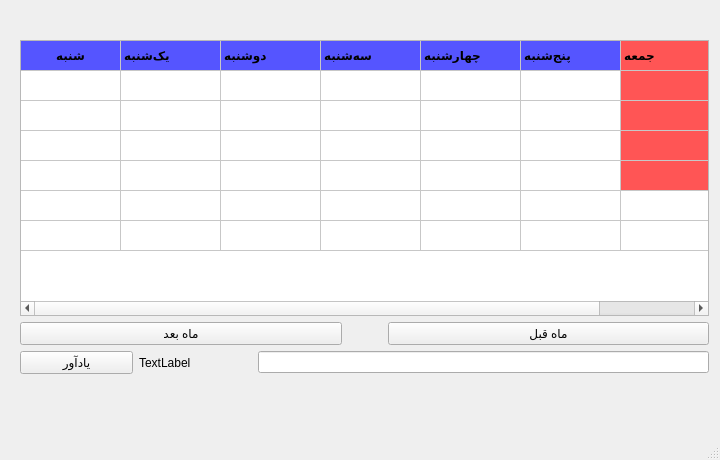
<?xml version="1.0" encoding="UTF-8"?>
<ui version="4.0">
 <class>Calendar</class>
 <widget class="QMainWindow" name="Calendar">
  <property name="geometry">
   <rect>
    <x>0</x>
    <y>0</y>
    <width>720</width>
    <height>460</height>
   </rect>
  </property>
  <property name="minimumSize">
   <size>
    <width>720</width>
    <height>460</height>
   </size>
  </property>
  <property name="maximumSize">
   <size>
    <width>720</width>
    <height>460</height>
   </size>
  </property>
  <property name="windowTitle">
   <string>Calendar</string>
  </property>
  <widget class="QWidget" name="centralWidget">
   <widget class="QWidget" name="verticalLayoutWidget">
    <property name="geometry">
     <rect>
      <x>9</x>
      <y>9</y>
      <width>711</width>
      <height>421</height>
     </rect>
    </property>
    <layout class="QVBoxLayout" name="verticalLayout" stretch="0,7,1,1,1">
     <item>
      <widget class="QLabel" name="monthname">
       <property name="text">
        <string/>
       </property>
      </widget>
     </item>
     <item>
      <widget class="QTableWidget" name="caltable">
       <property name="autoScroll">
        <bool>false</bool>
       </property>
       <property name="rowCount">
        <number>7</number>
       </property>
       <property name="columnCount">
        <number>7</number>
       </property>
       <attribute name="horizontalHeaderVisible">
        <bool>false</bool>
       </attribute>
       <attribute name="verticalHeaderVisible">
        <bool>false</bool>
       </attribute>
       <row/>
       <row/>
       <row/>
       <row/>
       <row/>
       <row/>
       <row/>
       <column/>
       <column/>
       <column/>
       <column/>
       <column/>
       <column/>
       <column/>
       <item row="0" column="0">
        <property name="text">
         <string>شنبه</string>
        </property>
        <property name="font">
         <font>
          <weight>75</weight>
          <bold>true</bold>
         </font>
        </property>
        <property name="textAlignment">
         <set>AlignCenter</set>
        </property>
        <property name="background">
         <brush brushstyle="SolidPattern">
          <color alpha="255">
           <red>85</red>
           <green>85</green>
           <blue>255</blue>
          </color>
         </brush>
        </property>
        <property name="foreground">
         <brush brushstyle="NoBrush">
          <color alpha="255">
           <red>85</red>
           <green>255</green>
           <blue>85</blue>
          </color>
         </brush>
        </property>
        <property name="flags">
         <set>ItemIsDragEnabled|ItemIsUserCheckable|ItemIsEnabled</set>
        </property>
       </item>
       <item row="0" column="1">
        <property name="text">
         <string>یک‌شنبه</string>
        </property>
        <property name="font">
         <font>
          <weight>75</weight>
          <bold>true</bold>
         </font>
        </property>
        <property name="background">
         <brush brushstyle="SolidPattern">
          <color alpha="255">
           <red>85</red>
           <green>85</green>
           <blue>255</blue>
          </color>
         </brush>
        </property>
        <property name="foreground">
         <brush brushstyle="NoBrush">
          <color alpha="255">
           <red>85</red>
           <green>255</green>
           <blue>85</blue>
          </color>
         </brush>
        </property>
        <property name="flags">
         <set>ItemIsDragEnabled|ItemIsUserCheckable|ItemIsEnabled</set>
        </property>
       </item>
       <item row="0" column="2">
        <property name="text">
         <string>دوشنبه</string>
        </property>
        <property name="font">
         <font>
          <weight>75</weight>
          <bold>true</bold>
         </font>
        </property>
        <property name="background">
         <brush brushstyle="SolidPattern">
          <color alpha="255">
           <red>85</red>
           <green>85</green>
           <blue>255</blue>
          </color>
         </brush>
        </property>
        <property name="foreground">
         <brush brushstyle="NoBrush">
          <color alpha="255">
           <red>85</red>
           <green>255</green>
           <blue>85</blue>
          </color>
         </brush>
        </property>
        <property name="flags">
         <set>ItemIsDragEnabled|ItemIsUserCheckable|ItemIsEnabled</set>
        </property>
       </item>
       <item row="0" column="3">
        <property name="text">
         <string>سه‌شنبه</string>
        </property>
        <property name="font">
         <font>
          <weight>75</weight>
          <bold>true</bold>
         </font>
        </property>
        <property name="background">
         <brush brushstyle="SolidPattern">
          <color alpha="255">
           <red>85</red>
           <green>85</green>
           <blue>255</blue>
          </color>
         </brush>
        </property>
        <property name="foreground">
         <brush brushstyle="NoBrush">
          <color alpha="255">
           <red>85</red>
           <green>255</green>
           <blue>85</blue>
          </color>
         </brush>
        </property>
        <property name="flags">
         <set>ItemIsDragEnabled|ItemIsUserCheckable|ItemIsEnabled</set>
        </property>
       </item>
       <item row="0" column="4">
        <property name="text">
         <string>چهارشنبه</string>
        </property>
        <property name="font">
         <font>
          <weight>75</weight>
          <bold>true</bold>
         </font>
        </property>
        <property name="background">
         <brush brushstyle="SolidPattern">
          <color alpha="255">
           <red>85</red>
           <green>85</green>
           <blue>255</blue>
          </color>
         </brush>
        </property>
        <property name="foreground">
         <brush brushstyle="NoBrush">
          <color alpha="255">
           <red>85</red>
           <green>255</green>
           <blue>85</blue>
          </color>
         </brush>
        </property>
        <property name="flags">
         <set>ItemIsDragEnabled|ItemIsUserCheckable|ItemIsEnabled</set>
        </property>
       </item>
       <item row="0" column="5">
        <property name="text">
         <string>پنج‌شنبه</string>
        </property>
        <property name="font">
         <font>
          <weight>75</weight>
          <bold>true</bold>
         </font>
        </property>
        <property name="background">
         <brush brushstyle="SolidPattern">
          <color alpha="255">
           <red>85</red>
           <green>85</green>
           <blue>255</blue>
          </color>
         </brush>
        </property>
        <property name="foreground">
         <brush brushstyle="NoBrush">
          <color alpha="255">
           <red>85</red>
           <green>255</green>
           <blue>85</blue>
          </color>
         </brush>
        </property>
        <property name="flags">
         <set>ItemIsDragEnabled|ItemIsUserCheckable|ItemIsEnabled</set>
        </property>
       </item>
       <item row="0" column="6">
        <property name="text">
         <string>جمعه</string>
        </property>
        <property name="font">
         <font>
          <weight>75</weight>
          <bold>true</bold>
         </font>
        </property>
        <property name="background">
         <brush brushstyle="SolidPattern">
          <color alpha="255">
           <red>255</red>
           <green>85</green>
           <blue>85</blue>
          </color>
         </brush>
        </property>
        <property name="foreground">
         <brush brushstyle="NoBrush">
          <color alpha="255">
           <red>85</red>
           <green>255</green>
           <blue>85</blue>
          </color>
         </brush>
        </property>
        <property name="flags">
         <set>ItemIsDragEnabled|ItemIsUserCheckable|ItemIsEnabled</set>
        </property>
       </item>
       <item row="1" column="6">
        <property name="text">
         <string/>
        </property>
        <property name="background">
         <brush brushstyle="SolidPattern">
          <color alpha="255">
           <red>255</red>
           <green>85</green>
           <blue>85</blue>
          </color>
         </brush>
        </property>
       </item>
       <item row="2" column="6">
        <property name="text">
         <string/>
        </property>
        <property name="background">
         <brush brushstyle="SolidPattern">
          <color alpha="255">
           <red>255</red>
           <green>85</green>
           <blue>85</blue>
          </color>
         </brush>
        </property>
       </item>
       <item row="3" column="6">
        <property name="text">
         <string/>
        </property>
        <property name="background">
         <brush brushstyle="SolidPattern">
          <color alpha="255">
           <red>255</red>
           <green>85</green>
           <blue>85</blue>
          </color>
         </brush>
        </property>
       </item>
       <item row="4" column="6">
        <property name="text">
         <string/>
        </property>
        <property name="background">
         <brush brushstyle="SolidPattern">
          <color alpha="255">
           <red>255</red>
           <green>85</green>
           <blue>85</blue>
          </color>
         </brush>
        </property>
       </item>
       <item row="5" column="6">
        <property name="text">
         <string/>
        </property>
       </item>
      </widget>
     </item>
     <item>
      <layout class="QHBoxLayout" name="changemonth" stretch="1,0,1">
       <item>
        <widget class="QPushButton" name="nextmonth">
         <property name="text">
          <string>ماه بعد</string>
         </property>
        </widget>
       </item>
       <item>
        <spacer name="horizontalSpacer">
         <property name="orientation">
          <enum>Qt::Horizontal</enum>
         </property>
         <property name="sizeHint" stdset="0">
          <size>
           <width>40</width>
           <height>20</height>
          </size>
         </property>
        </spacer>
       </item>
       <item>
        <widget class="QPushButton" name="prevmonth">
         <property name="text">
          <string>ماه قبل</string>
         </property>
        </widget>
       </item>
      </layout>
     </item>
     <item>
      <layout class="QHBoxLayout" name="horizontalLayout" stretch="1,1,4">
       <item>
        <widget class="QPushButton" name="reminder_b">
         <property name="text">
          <string>یادآور</string>
         </property>
        </widget>
       </item>
       <item>
        <widget class="QLabel" name="reminder_l">
         <property name="text">
          <string>TextLabel</string>
         </property>
        </widget>
       </item>
       <item>
        <widget class="QLineEdit" name="reminder_e"/>
       </item>
      </layout>
     </item>
     <item>
      <widget class="QLabel" name="event_l">
       <property name="text">
        <string/>
       </property>
      </widget>
     </item>
    </layout>
   </widget>
  </widget>
  <widget class="QStatusBar" name="statusBar"/>
 </widget>
 <layoutdefault spacing="6" margin="11"/>
 <resources/>
 <connections/>
</ui>
